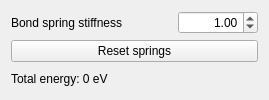
<?xml version="1.0" encoding="UTF-8"?>
<ui version="4.0">
 <class>SESpringsInteractionModelPropertiesClass</class>
 <widget class="QWidget" name="SESpringsInteractionModelPropertiesClass">
  <property name="geometry">
   <rect>
    <x>0</x>
    <y>0</y>
    <width>269</width>
    <height>100</height>
   </rect>
  </property>
  <property name="windowTitle">
   <string/>
  </property>
  <layout class="QGridLayout" name="gridLayout">
   <item row="0" column="0">
    <layout class="QHBoxLayout" name="horizontalLayout">
     <item>
      <widget class="QLabel" name="label_2">
       <property name="text">
        <string>Bond spring stiffness</string>
       </property>
      </widget>
     </item>
     <item>
      <spacer name="horizontalSpacer">
       <property name="orientation">
        <enum>Qt::Horizontal</enum>
       </property>
       <property name="sizeHint" stdset="0">
        <size>
         <width>40</width>
         <height>20</height>
        </size>
       </property>
      </spacer>
     </item>
     <item>
      <widget class="QDoubleSpinBox" name="doubleSpinBoxSpringStiffness">
       <property name="minimumSize">
        <size>
         <width>80</width>
         <height>0</height>
        </size>
       </property>
       <property name="alignment">
        <set>Qt::AlignRight|Qt::AlignTrailing|Qt::AlignVCenter</set>
       </property>
       <property name="singleStep">
        <double>0.100000000000000</double>
       </property>
       <property name="value">
        <double>1.000000000000000</double>
       </property>
      </widget>
     </item>
    </layout>
   </item>
   <item row="1" column="0">
    <widget class="QPushButton" name="pushButtonResetSprings">
     <property name="toolTip">
      <string>Reset bond springs to the state of the current conformation</string>
     </property>
     <property name="text">
      <string>Reset springs</string>
     </property>
    </widget>
   </item>
   <item row="2" column="0">
    <widget class="QLabel" name="labelTotalEnergy">
     <property name="text">
      <string>Total energy: 0 eV</string>
     </property>
    </widget>
   </item>
  </layout>
 </widget>
 <resources/>
 <connections>
  <connection>
   <sender>doubleSpinBoxSpringStiffness</sender>
   <signal>valueChanged(double)</signal>
   <receiver>SESpringsInteractionModelPropertiesClass</receiver>
   <slot>onBondSpringStiffnessChanged(double)</slot>
   <hints>
    <hint type="sourcelabel">
     <x>217</x>
     <y>21</y>
    </hint>
    <hint type="destinationlabel">
     <x>142</x>
     <y>37</y>
    </hint>
   </hints>
  </connection>
  <connection>
   <sender>pushButtonResetSprings</sender>
   <signal>clicked()</signal>
   <receiver>SESpringsInteractionModelPropertiesClass</receiver>
   <slot>onResetSpringsClicked()</slot>
   <hints>
    <hint type="sourcelabel">
     <x>142</x>
     <y>53</y>
    </hint>
    <hint type="destinationlabel">
     <x>142</x>
     <y>48</y>
    </hint>
   </hints>
  </connection>
 </connections>
 <slots>
  <slot>onBondSpringStiffnessChanged(double)</slot>
  <slot>onResetSpringsClicked()</slot>
 </slots>
</ui>
